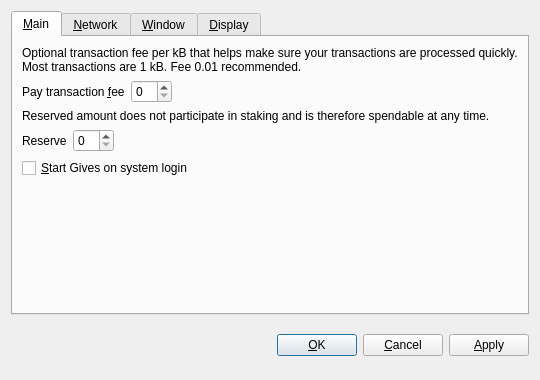
<?xml version="1.0" encoding="UTF-8"?>
<ui version="4.0">
 <class>OptionsDialog</class>
 <widget class="QDialog" name="OptionsDialog">
  <property name="geometry">
   <rect>
    <x>0</x>
    <y>0</y>
    <width>540</width>
    <height>380</height>
   </rect>
  </property>
  <property name="windowTitle">
   <string>Options</string>
  </property>
  <property name="modal">
   <bool>true</bool>
  </property>
  <layout class="QVBoxLayout" name="verticalLayout">
   <item>
    <widget class="QTabWidget" name="tabWidget">
     <property name="tabPosition">
      <enum>QTabWidget::North</enum>
     </property>
     <property name="currentIndex">
      <number>0</number>
     </property>
     <widget class="QWidget" name="tabMain">
      <attribute name="title">
       <string>&amp;Main</string>
      </attribute>
      <layout class="QVBoxLayout" name="verticalLayout_Main">
       <item>
        <widget class="QLabel" name="transactionFeeInfoLabel">
         <property name="text">
          <string>Optional transaction fee per kB that helps make sure your transactions are processed quickly. Most transactions are 1 kB. Fee 0.01 recommended.</string>
         </property>
         <property name="textFormat">
          <enum>Qt::PlainText</enum>
         </property>
         <property name="wordWrap">
          <bool>true</bool>
         </property>
        </widget>
       </item>
       <item>
        <layout class="QHBoxLayout" name="horizontalLayoutFee">
         <item>
          <widget class="QLabel" name="transactionFeeLabel">
           <property name="text">
            <string>Pay transaction &amp;fee</string>
           </property>
           <property name="textFormat">
            <enum>Qt::PlainText</enum>
           </property>
           <property name="buddy">
            <cstring>transactionFee</cstring>
           </property>
          </widget>
         </item>
         <item>
          <widget class="BitcoinAmountField" name="transactionFee"/>
         </item>
         <item>
          <spacer name="horizontalSpacerFee">
           <property name="orientation">
            <enum>Qt::Horizontal</enum>
           </property>
           <property name="sizeHint" stdset="0">
            <size>
             <width>40</width>
             <height>20</height>
            </size>
           </property>
          </spacer>
         </item>
        </layout>
       </item>
       <item>
        <widget class="QLabel" name="reserveBalanceInfoLabel">
         <property name="text">
          <string>Reserved amount does not participate in staking and is therefore spendable at any time.</string>
         </property>
         <property name="textFormat">
          <enum>Qt::PlainText</enum>
         </property>
         <property name="wordWrap">
          <bool>true</bool>
         </property>
        </widget>
       </item>
       <item>
        <layout class="QHBoxLayout" name="horizontalLayoutReserveBalance">
         <item>
          <widget class="QLabel" name="reserveBalanceLabel">
           <property name="text">
            <string>Reserve</string>
           </property>
           <property name="textFormat">
            <enum>Qt::PlainText</enum>
           </property>
           <property name="buddy">
            <cstring>reserveBalance</cstring>
           </property>
          </widget>
         </item>
         <item>
          <widget class="BitcoinAmountField" name="reserveBalance"/>
         </item>
         <item>
          <spacer name="horizontalSpacerReserveBalance">
           <property name="orientation">
            <enum>Qt::Horizontal</enum>
           </property>
           <property name="sizeHint" stdset="0">
            <size>
             <width>40</width>
             <height>20</height>
            </size>
           </property>
          </spacer>
         </item>
        </layout>
       </item>
       <item>
        <widget class="QCheckBox" name="bitcoinAtStartup">
         <property name="toolTip">
          <string>Automatically start Gives after logging in to the system.</string>
         </property>
         <property name="text">
          <string>&amp;Start Gives on system login</string>
         </property>
        </widget>
       </item>
       <item>
        <spacer name="verticalSpacer_Main">
         <property name="orientation">
          <enum>Qt::Vertical</enum>
         </property>
         <property name="sizeHint" stdset="0">
          <size>
           <width>20</width>
           <height>40</height>
          </size>
         </property>
        </spacer>
       </item>
      </layout>
     </widget>
     <widget class="QWidget" name="tabNetwork">
      <attribute name="title">
       <string>&amp;Network</string>
      </attribute>
      <layout class="QVBoxLayout" name="verticalLayout_Network">
       <item>
        <widget class="QCheckBox" name="mapPortUpnp">
         <property name="toolTip">
          <string>Automatically open the Gives client port on the router. This only works when your router supports UPnP and it is enabled.</string>
         </property>
         <property name="text">
          <string>Map port using &amp;UPnP</string>
         </property>
        </widget>
       </item>
       <item>
        <widget class="QCheckBox" name="connectSocks">
         <property name="toolTip">
          <string>Connect to the Gives network through a SOCKS proxy (e.g. when connecting through Tor).</string>
         </property>
         <property name="text">
          <string>&amp;Connect through SOCKS proxy:</string>
         </property>
        </widget>
       </item>
       <item>
        <layout class="QHBoxLayout" name="horizontalLayout_Network">
         <item>
          <widget class="QLabel" name="proxyIpLabel">
           <property name="text">
            <string>Proxy &amp;IP:</string>
           </property>
           <property name="textFormat">
            <enum>Qt::PlainText</enum>
           </property>
           <property name="buddy">
            <cstring>proxyIp</cstring>
           </property>
          </widget>
         </item>
         <item>
          <widget class="QValidatedLineEdit" name="proxyIp">
           <property name="maximumSize">
            <size>
             <width>140</width>
             <height>16777215</height>
            </size>
           </property>
           <property name="toolTip">
            <string>IP address of the proxy (e.g. 127.0.0.1)</string>
           </property>
          </widget>
         </item>
         <item>
          <widget class="QLabel" name="proxyPortLabel">
           <property name="text">
            <string>&amp;Port:</string>
           </property>
           <property name="textFormat">
            <enum>Qt::PlainText</enum>
           </property>
           <property name="buddy">
            <cstring>proxyPort</cstring>
           </property>
          </widget>
         </item>
         <item>
          <widget class="QLineEdit" name="proxyPort">
           <property name="maximumSize">
            <size>
             <width>55</width>
             <height>16777215</height>
            </size>
           </property>
           <property name="toolTip">
            <string>Port of the proxy (e.g. 9050)</string>
           </property>
          </widget>
         </item>
         <item>
          <widget class="QLabel" name="socksVersionLabel">
           <property name="text">
            <string>SOCKS &amp;Version:</string>
           </property>
           <property name="textFormat">
            <enum>Qt::PlainText</enum>
           </property>
           <property name="buddy">
            <cstring>socksVersion</cstring>
           </property>
          </widget>
         </item>
         <item>
          <widget class="QValueComboBox" name="socksVersion">
           <property name="toolTip">
            <string>SOCKS version of the proxy (e.g. 5)</string>
           </property>
          </widget>
         </item>
         <item>
          <spacer name="horizontalSpacer_Network">
           <property name="orientation">
            <enum>Qt::Horizontal</enum>
           </property>
           <property name="sizeHint" stdset="0">
            <size>
             <width>40</width>
             <height>20</height>
            </size>
           </property>
          </spacer>
         </item>
        </layout>
       </item>
       <item>
        <spacer name="verticalSpacer_Network">
         <property name="orientation">
          <enum>Qt::Vertical</enum>
         </property>
         <property name="sizeHint" stdset="0">
          <size>
           <width>20</width>
           <height>40</height>
          </size>
         </property>
        </spacer>
       </item>
      </layout>
     </widget>
     <widget class="QWidget" name="tabWindow">
      <attribute name="title">
       <string>&amp;Window</string>
      </attribute>
      <layout class="QVBoxLayout" name="verticalLayout_Window">
       <item>
        <widget class="QCheckBox" name="minimizeToTray">
         <property name="toolTip">
          <string>Show only a tray icon after minimizing the window.</string>
         </property>
         <property name="text">
          <string>&amp;Minimize to the tray instead of the taskbar</string>
         </property>
        </widget>
       </item>
       <item>
        <widget class="QCheckBox" name="minimizeOnClose">
         <property name="toolTip">
          <string>Minimize instead of exit the application when the window is closed. When this option is enabled, the application will be closed only after selecting Quit in the menu.</string>
         </property>
         <property name="text">
          <string>M&amp;inimize on close</string>
         </property>
        </widget>
       </item>
       <item>
        <spacer name="verticalSpacer_Window">
         <property name="orientation">
          <enum>Qt::Vertical</enum>
         </property>
         <property name="sizeHint" stdset="0">
          <size>
           <width>20</width>
           <height>40</height>
          </size>
         </property>
        </spacer>
       </item>
      </layout>
     </widget>
     <widget class="QWidget" name="tabDisplay">
      <attribute name="title">
       <string>&amp;Display</string>
      </attribute>
      <layout class="QVBoxLayout" name="verticalLayout_Display">
       <item>
        <layout class="QHBoxLayout" name="horizontalLayout_1_Display">
         <item>
          <widget class="QLabel" name="langLabel">
           <property name="text">
            <string>User Interface &amp;language:</string>
           </property>
           <property name="textFormat">
            <enum>Qt::PlainText</enum>
           </property>
           <property name="buddy">
            <cstring>lang</cstring>
           </property>
          </widget>
         </item>
         <item>
          <widget class="QValueComboBox" name="lang">
           <property name="toolTip">
            <string>The user interface language can be set here. This setting will take effect after restarting Gives.</string>
           </property>
          </widget>
         </item>
        </layout>
       </item>
       <item>
        <layout class="QHBoxLayout" name="horizontalLayout_2_Display">
         <item>
          <widget class="QLabel" name="unitLabel">
           <property name="text">
            <string>&amp;Unit to show amounts in:</string>
           </property>
           <property name="textFormat">
            <enum>Qt::PlainText</enum>
           </property>
           <property name="buddy">
            <cstring>unit</cstring>
           </property>
          </widget>
         </item>
         <item>
          <widget class="QValueComboBox" name="unit">
           <property name="toolTip">
            <string>Choose the default subdivision unit to show in the interface and when sending coins.</string>
           </property>
          </widget>
         </item>
        </layout>
       </item>
       <item>
        <widget class="QCheckBox" name="displayAddresses">
         <property name="toolTip">
          <string>Whether to show Gives addresses in the transaction list or not.</string>
         </property>
         <property name="text">
          <string>&amp;Display addresses in transaction list</string>
         </property>
        </widget>
       </item>
       <item>
        <widget class="QCheckBox" name="coinControlFeatures">
         <property name="toolTip">
          <string>Whether to show coin control features or not.</string>
         </property>
         <property name="text">
          <string>Display coin &amp;control features (experts only!)</string>
         </property>
        </widget>
       </item>
       <item>
        <spacer name="verticalSpacer_Display">
         <property name="orientation">
          <enum>Qt::Vertical</enum>
         </property>
         <property name="sizeHint" stdset="0">
          <size>
           <width>20</width>
           <height>40</height>
          </size>
         </property>
        </spacer>
       </item>
      </layout>
     </widget>
    </widget>
   </item>
   <item>
    <layout class="QHBoxLayout" name="horizontalLayout_Buttons">
     <item>
      <spacer name="horizontalSpacer_1">
       <property name="orientation">
        <enum>Qt::Horizontal</enum>
       </property>
       <property name="sizeHint" stdset="0">
        <size>
         <width>40</width>
         <height>48</height>
        </size>
       </property>
      </spacer>
     </item>
     <item>
      <widget class="QLabel" name="statusLabel">
       <property name="font">
        <font>
         <weight>75</weight>
         <bold>true</bold>
        </font>
       </property>
       <property name="text">
        <string/>
       </property>
       <property name="textFormat">
        <enum>Qt::PlainText</enum>
       </property>
       <property name="wordWrap">
        <bool>true</bool>
       </property>
      </widget>
     </item>
     <item>
      <spacer name="horizontalSpacer_2">
       <property name="orientation">
        <enum>Qt::Horizontal</enum>
       </property>
       <property name="sizeHint" stdset="0">
        <size>
         <width>40</width>
         <height>48</height>
        </size>
       </property>
      </spacer>
     </item>
     <item>
      <widget class="QPushButton" name="okButton">
       <property name="text">
        <string>&amp;OK</string>
       </property>
      </widget>
     </item>
     <item>
      <widget class="QPushButton" name="cancelButton">
       <property name="text">
        <string>&amp;Cancel</string>
       </property>
       <property name="autoDefault">
        <bool>false</bool>
       </property>
      </widget>
     </item>
     <item>
      <widget class="QPushButton" name="applyButton">
       <property name="text">
        <string>&amp;Apply</string>
       </property>
       <property name="autoDefault">
        <bool>false</bool>
       </property>
      </widget>
     </item>
    </layout>
   </item>
  </layout>
 </widget>
 <customwidgets>
  <customwidget>
   <class>BitcoinAmountField</class>
   <extends>QSpinBox</extends>
   <header>bitcoinamountfield.h</header>
  </customwidget>
  <customwidget>
   <class>QValueComboBox</class>
   <extends>QComboBox</extends>
   <header>qvaluecombobox.h</header>
  </customwidget>
  <customwidget>
   <class>QValidatedLineEdit</class>
   <extends>QLineEdit</extends>
   <header>qvalidatedlineedit.h</header>
  </customwidget>
 </customwidgets>
 <resources/>
 <connections/>
</ui>
